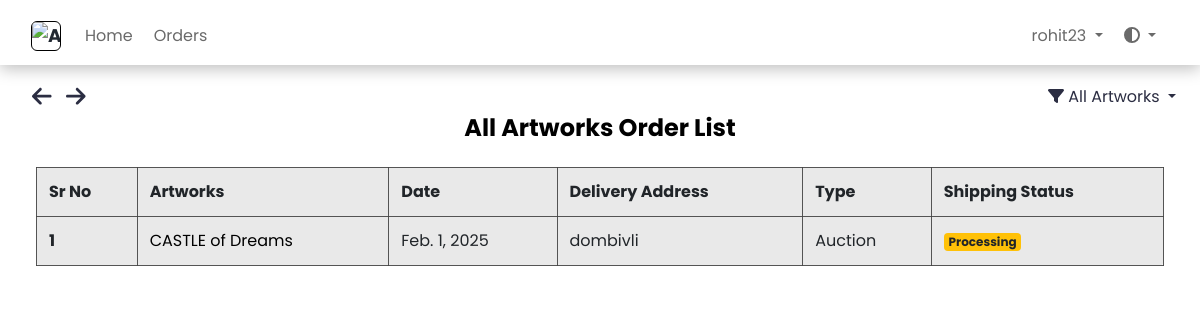
The app's page /dashboard/order/ (signed in) with its own data.
### dashboard/models.py (models this page shows, shortened)
class OrderModel(models.Model):
    user = models.ForeignKey(settings.AUTH_USER_MODEL, on_delete=models.CASCADE)
    product = models.ForeignKey(Artwork, on_delete=models.CASCADE)
    order_date = models.DateField(auto_now_add=True)
    order_qty = models.IntegerField(default=0, null=False)
    delivery_at = models.TextField(default=" ", null=False)
    order_price = models.FloatField(default=0, null=False)

class Artwork(models.Model):
    SALE_TYPE_CHOICES = [
        ("discount", "Discount"),
        ("auction", "Auction"),
    ]
    sale_type = models.CharField(
        max_length=50, choices=SALE_TYPE_CHOICES, default="auction"
    )
    product_id = models.CharField(max_length=255, default="", null=True)
    product_name = models.CharField(max_length=255, null=True)
    product_price = models.IntegerField(default=0, null=True)
    model_360 = models.FileField(upload_to="3d_models/", null=True, blank=True)  # 360 View Field
    opening_bid = models.IntegerField(default=0, null=True, blank=True)
    product_cat = models.ForeignKey(
        Catalogue, on_delete=models.CASCADE, null=True, blank=True
    )
    purchase_category = models.ForeignKey(  # Add this field
        PurchaseCategory, on_delete=models.CASCADE, null=True, blank=True
    )
    product_qty = models.IntegerField(default=0, null=True)
    product_image = models.ImageField(upload_to="arts/")
    dimension_unit = models.CharField(
        max_length=10, choices=[("cm", "Centimeters"), ("ft", "Feet")]
    )
    length_in_centimeters = models.FloatField(default=0, blank=True, null=True)
    width_in_centimeters = models.FloatField(default=0, blank=True, null=True)
    foot = models.FloatField(default=0, blank=True, null=True)
    inches = models.FloatField(default=0, blank=True, null=True)
    created_at = models.DateTimeField(auto_now_add=True)
    end_date = models.DateField(null=True, blank=True, db_index=True)
    favorited_by = models.ManyToManyField(User, related_name="favorite_artworks", blank=True)
    user = models.ForeignKey(
        settings.AUTH_USER_MODEL, on_delete=models.CASCADE, null=True, blank=True
    )
    is_sold = models.BooleanField(default=False)
    is_purchased = models.BooleanField(default=False)
    status = models.CharField(
        max_length=50,
        choices=[
            ("active", "Active"),
            ("closed", "Closed"),
            ("waiting_for_response", "Waiting for Response"),
            ("unsold", "Unsold"),
        ],
        default="active",
    )
    response_deadline = models.DateTimeField(blank=True, null=True, db_index=True)
    buyer_response = models.CharField(
        max_length=11,
        choices=[("yes", "Yes"), ("no", "No"), ("no_response", "No Response")],
        default="no_response",
    )
    discounted_price = models.DecimalField(
        max_digits=10, decimal_places=2, null=True, blank=True
    )
    def __str__(self):
        return self.product_name

class Shipping(models.Model):
    STATUS_CHOICES = [
        ("processing", "Processing"),
        ("shipped", "Shipped"),
        ("out_for_delivery", "Out for Delivery"),
        ("delivered", "Delivered"),
        ("cancelled", "Cancelled"),
    ]
    order = models.OneToOneField(
        OrderModel, on_delete=models.CASCADE, related_name="shipping"
    )
    status = models.CharField(
        max_length=20, choices=STATUS_CHOICES, default="processing"
    )
    tracking_number = models.CharField(max_length=100, blank=True, null=True)
    updated_at = models.DateTimeField(auto_now=True)

### dashboard/views.py (the view)
# urls.py: path('order/', views.OrderListView.as_view(), name="order_list"),
class OrderListView(LoginRequiredMixin, ListView):
    model = OrderModel
    template_name = "dashboard/ordermodel_list.html"
    def get_queryset(self):
        queryset = OrderModel.objects.all()
        if self.request.user.groups.filter(name="SellerGroup").exists():
            queryset = queryset.filter(product__user=self.request.user)
        else:
            queryset = queryset.filter(user=self.request.user)
        filter_param = self.request.GET.get("filter", "all").lower()
        if filter_param == "discount":
            queryset = queryset.filter(product__sale_type="discount")
        elif filter_param == "auction":
            queryset = queryset.filter(product__sale_type="auction")
        return queryset

### art/context_processors.py (called while the page is built)
def catalogue_list(request):
    return {
        "catalogue_list": Catalogue.objects.all(),
        "purchase_categories": PurchaseCategory.objects.all(),
    }

### dashboard/models.py (called while the page is built)
    def __str__(self):
        return self.cat_name

### dashboard/templatetags/auth_extras.py (called while the page is built)
@register.filter(name='has_group')
def has_group(user, group_name):
    group = Group.objects.get(name=group_name)
    return True if group in user.groups.all() else False

### templates/dashboard/ordermodel_list.html (shortened to what this page needs)
{% extends './base.html' %}
{% load static %}
{% block links %}
<link rel="stylesheet" href="{% static 'dashboard/css/ordermodel_list.css' %}">
<link rel="stylesheet" href="https://stackpath.bootstrapcdn.com/bootstrap/4.5.2/css/bootstrap.min.css">
<link href="https://cdn.jsdelivr.net/npm/tailwindcss@2.2.19/dist/tailwind.min.css" rel="stylesheet">
{% endblock %}
{% block content %}
{% include './includes/header.html' %}
{% include "art/arrow_button.html" %}
{% load auth_extras %}
    <div class="app-content pt-3 p-md-3 p-lg-4">
        <div class="button-container">
            <i class="fa-solid fa-arrow-left" style="cursor:pointer; font-size:1.4rem; margin-right:10px" onclick="goBack()"></i>
            <i class="fa-solid fa-arrow-right" style="cursor:pointer; font-size:1.4rem; margin-right:15px" onclick="goForward()"></i>
        </div>
        <br>
        <div class="container-fluid">
            <h1 class="app-page-title" id="pageTitle">Order List</h1>
            <div class="filter-dropdown">
                <div class="dropdown-toggle" style="cursor:pointer;" id="filterDropdown" data-toggle="dropdown" aria-haspopup="true" aria-expanded="false">
                    <i class="fa-solid fa-filter"></i> <span id="selectedFilter">Filter</span>
                </div>
            </div>
        <div class="row g-4 mb-4">
            <div class="table-container">
                <table class="table table-bordered">
                    <thead>
                        <tr>
                            <th scope="col">Sr No</th>
                            <th scope="col">Artworks</th>
                            <th scope="col">Date</th>
                            <th scope="col">Delivery Address</th>
                            {% if request.GET.filter == 'all' or not request.GET.filter %}
                            <th scope="col">Type</th>
                            {% endif %}
                            <th scope="col">Shipping Status</th>
                        </tr>
                    </thead>
                    <tbody>
                        {% for order in object_list %}
                        <tr>
                            <th scope="row">{{ forloop.counter }}</th>
                            <td>
                                <a href="#" class="artworks-order" data-toggle="modal" data-target="#productModal{{ order.product.id }}">{{ order.product }}</a>
                            </td>
                            <td>{{ order.order_date }}</td>
                            <td>{{ order.delivery_at }}</td>
                            {% if request.GET.filter == 'all' or not request.GET.filter %}
                            <td>
                            {% if order.product.sale_type == 'discount' %}
                                Discount
                            {% elif order.product.sale_type == 'auction' %}
                                Auction
                            {% else %}
                                Unknown
                            {% endif %}
                            </td>
                            {% endif %}
                            <td>
                                {% if order.shipping %}
                                    <span class="badge
                                        {% if order.shipping.status == 'processing' %}badge-warning
                                        {% elif order.shipping.status == 'shipped' %}badge-info
                                        {% elif order.shipping.status == 'out_for_delivery' %}badge-primary
                                        {% elif order.shipping.status == 'delivered' %}badge-success
                                        {% elif order.shipping.status == 'cancelled' %}badge-danger
                                        {% endif %}">
                                        {{ order.shipping.get_status_display }}
                                    </span>
                                {% else %}
                                    <span class="badge badge-secondary">No Shipping Info</span>
                                {% endif %}
                            </td>
                        </tr>
                        {% empty %}
                        <tr>
                            <td colspan="7" class="text-center">
                                <h3 class="open-sans-empty">No artworks to show</h3>
                            </td>
                        </tr>
                        {% endfor %}
                    </tbody>
                </table>
            </div>
        </div>
        </div>
    </div>
{% endblock %}

### templates/dashboard/includes/header.html (shortened to what this page needs)
{% load static %}
{% block links %}
<link rel="stylesheet" type="text/css" href="{% static 'dashboard/css/navbar.css' %}" />
{% endblock %}
{% load auth_extras %}
<body>
    <nav class="navbar navbar-expand-lg navbar-light fixed-top">
        <div class="container-fluid">
            <a class="navbar-brand" href="#" data-bs-toggle="modal" data-bs-target="#logoModal">
                <img src="{% static 'images/assets/ARTIV LOGO.png' %}" width="30" height="24" alt="ARTIV">
            </a>
            <div class="collapse navbar-collapse" id="navbarSupportedContent">
                <ul class="navbar-nav me-auto mb-2 mb-lg-0">
                    <li class="nav-item">
                        <a class="nav-link" href="{% url 'art:index' %}">Home</a>
                    </li>
                    {% if user.is_authenticated %}
                        <li class="nav-item">
                            <a class="nav-link" href="{% url 'dashboard:order_list' %}">Orders</a>
                        </li>
                    {% endif %}
                </ul>
                <ul class="navbar-nav ms-auto mb-2 mb-lg-0">
                    {% if user.is_authenticated %}
                        <li class="nav-item dropdown">
                            <a class="nav-link dropdown-toggle" href="#" id="userDropdown" role="button" data-bs-toggle="dropdown" aria-expanded="false">
                                {{ user }}
                            </a>
                        </li>
                    {% endif %}
                    <li class="nav-item dropdown">
                        <a class="nav-link dropdown-toggle" href="#" id="themeDropdown" role="button" data-bs-toggle="dropdown" aria-expanded="false">
                            <i class="fas fa-adjust"></i>
                        </a>
                    </li>
                </ul>
            </div>
        </div>
    </nav>
</body>
</html>

### static/dashboard/css/ordermodel_list.css (style rules this page uses)
.artworks-order { color: black !important; text-decoration: none !important; }
.table { color: #000000; background-color: rgba(231, 231, 231, 0.9); border-collapse: collapse; margin: 0 auto; border-radius: 5px; border: 1px solid rgba(200, 200, 200, 0.9); }
.table th, .table tr, .table td { border: 1px solid rgba(68, 68, 68, 0.9) !important; }

### static/dashboard/css/navbar.css (style rules this page uses)
body { background-color: #ffffff !important; color: #2B2D42; }
html.loaded { visibility: visible; opacity: 1; transition: none; }
.navbar .navbar-brand { color: #E4E4E4; font-size: 1.15rem; font-weight: bold; letter-spacing: 1px; transition: color 0.3s ease; }
.navbar .navbar-brand img { border-radius: 6px; border: 1px solid black; }
.navbar .nav-link { color: #B0B0B0; margin-right: 5px; transition: color 0.3s ease, transform 0.3s ease; }
body.light-mode .navbar { background-color: #ffffff; color: #000; padding-top: 1rem !important; border-bottom: 1.5px solid rgba(255, 255, 255, 0.603); box-shadow: 0 4px 15px rgba(0, 0, 0, 0.25); }
body.light-mode .navbar .navbar-brand { color: #222831; }
body.light-mode .navbar .nav-link { color: #6a6a6a; }
:root { --border-color: black; }

### static/dashboard/css/unsold.css (style rules this page uses)
.row { justify-content: start; --bs-gutter-y: 1.5rem !important; }
:root { --card-bg-light: #ffffff; --card-bg-dark: #2c2c2c; --text-light: #000000; --text-dark: #ffffff; }
.filter-dropdown { position: absolute; top: 70px; right: 35px; }
.button-container { position: absolute; top: 85px; right: 10px; }

### static/dashboard/css/catalog_products.css (style rules this page uses)
.filter-dropdown { position: absolute; top: 70px; right: 35px; }
.button-container { position: absolute; top: 85px; left: 2rem; }

### static/dashboard/css/contact.css (style rules this page uses)
.button-container { position: absolute; top: 85px; left: 2rem; }
:root { --background-color: #ece9e9; --text-color: #000; --link-color: #343434; --link-hover-color: #000000; --title-color: #000; --contact-text-color: #000; }
body { background-color: var(--background-color); color: var(--text-color); }

### static/dashboard/css/faq.css (style rules this page uses)
:root { --background-color: #f8f9fa; --text-color: #000; --link-color: #007bff; --link-hover-color: #0056b3; --title-color: #000; --accordion-bg-color: #fff; --accordion-border-color: #ddd; --accordion-header-bg-color: #f7f7f7; --accordion-header-text-color: #000; }
body { background-color: var(--background-color); color: var(--text-color); }

### static/dashboard/css/index.css (style rules this page uses)
:root { --background-color: #ffffff; --text-color: #000; --link-color: #343434; --link-hover-color: #000000; --title-color: #000; --contact-text-color: #000; }
.row { justify-content: start; --bs-gutter-y: 1.5rem !important; }
.filter-dropdown { position: absolute; top: 70px; right: 35px; }
.button-container { position: absolute; top: 85px; left: 2rem; }

### static/home/css/about.css (style rules this page uses)
.light-mode h1, .light-mode h4 { color: black ; }
body, h1, h4, p { margin: 0; padding: 0; }
h1, h4 { text-align: center; }
.container-fluid h1 { margin-top: 10px; }

### static/dashboard/css/artwork_detail.css (style rules this page uses)
:root { --card-bg-light: #eaddcc; --card-bg-dark: #2D2A32; --text-light: #000000; --text-dark: #ffffff; }
body { color: var(--text-color); }
body.light-mode { --text-color: var(--text-light); }
.button-container { position: absolute; top: 85px; left: 2rem; }

### templates/dashboard/ordermodel_list.html (style rules this page uses)
body { font-family: 'Poppins', sans-serif; }
.filter-dropdown { position: absolute; top: 85px; right: 1.5rem; }

### templates/dashboard/base.html (style rules this page uses)
body { background-color: #f4ede4 !important; color: #2B2D42; }

### records on screen
OrderModel: product "CASTLE of Dreams", order_date "Feb. 1, 2025", delivery_at "dombivli", shows "Auction", shipping.status "Processing"

### other values on screen
{{ user }} "rohit23"
